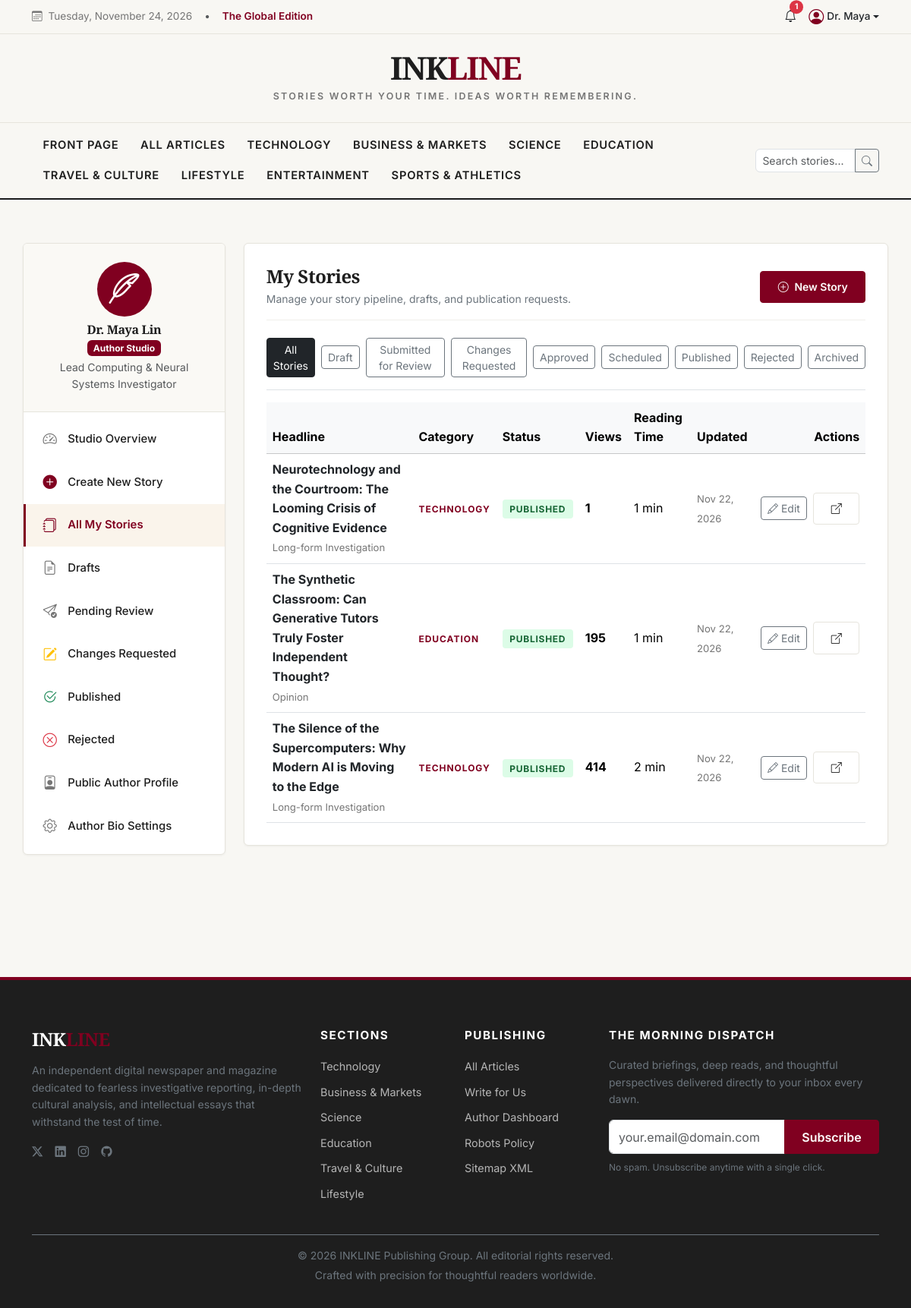
/dashboard/author/articles/ (signed in), run on an earlier commit of the app's database.
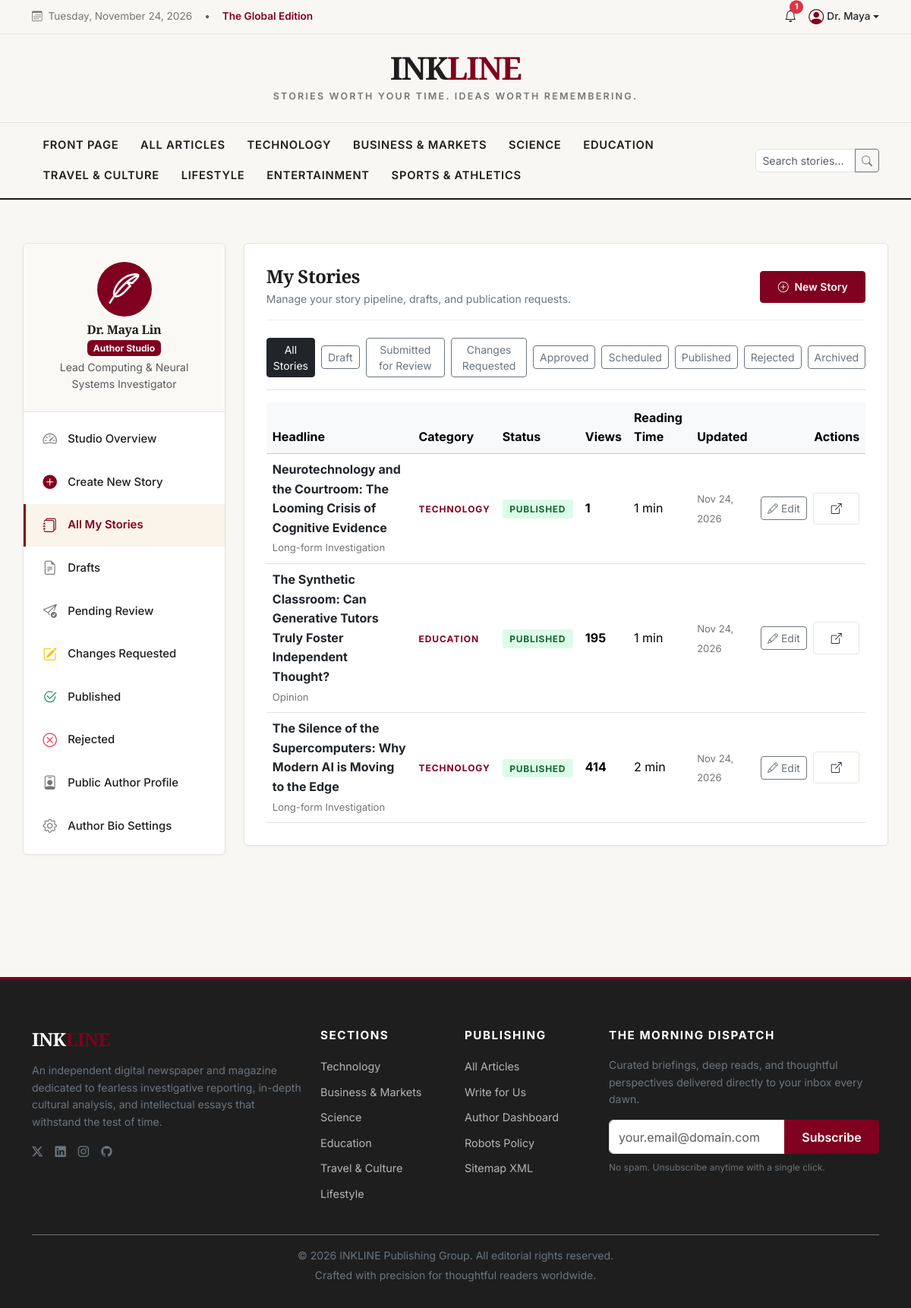
And on a later commit of the database.
### articles/models.py (models this page shows, shortened)
class Article(models.Model):
    class ArticleType(models.TextChoices):
        NEWS = 'NEWS', 'News'
        OPINION = 'OPINION', 'Opinion'
        FEATURE = 'FEATURE', 'Feature Story'
        EDITORIAL = 'EDITORIAL', 'Editorial'
        INTERVIEW = 'INTERVIEW', 'Interview'
        LONGFORM = 'LONGFORM', 'Long-form Investigation'
    class ArticleStatus(models.TextChoices):
        DRAFT = 'DRAFT', 'Draft'
        SUBMITTED = 'SUBMITTED', 'Submitted for Review'
        CHANGES_REQUESTED = 'CHANGES_REQUESTED', 'Changes Requested'
        APPROVED = 'APPROVED', 'Approved'
        SCHEDULED = 'SCHEDULED', 'Scheduled'
        PUBLISHED = 'PUBLISHED', 'Published'
        REJECTED = 'REJECTED', 'Rejected'
        ARCHIVED = 'ARCHIVED', 'Archived'
    title = models.CharField(max_length=255)
    subtitle = models.CharField(max_length=350, blank=True)
    slug = models.SlugField(max_length=280, unique=True, db_index=True)
    author = models.ForeignKey(settings.AUTH_USER_MODEL, on_delete=models.CASCADE, related_name='articles')
    category = models.ForeignKey(Category, on_delete=models.PROTECT, related_name='articles')
    tags = models.ManyToManyField(Tag, blank=True, related_name='articles')
    article_type = models.CharField(max_length=20, choices=ArticleType.choices, default=ArticleType.NEWS)
    excerpt = models.TextField(max_length=600, help_text='Short teaser shown to public visitors.')
    content = models.TextField(help_text='Full article content. Protected server-side.')
    cover_image = models.ImageField(upload_to='article_covers/', blank=True, null=True)
    cover_caption = models.CharField(max_length=255, blank=True)
    cover_credit = models.CharField(max_length=150, blank=True)
    status = models.CharField(max_length=20, choices=ArticleStatus.choices, default=ArticleStatus.DRAFT, db_index=True)
    word_count = models.PositiveIntegerField(default=0)
    estimated_reading_time = models.PositiveIntegerField(default=1, help_text='Estimated reading time in minutes')
    views_count = models.PositiveIntegerField(default=0)
    is_featured = models.BooleanField(default=False, help_text='Show in top featured hero banner')
    is_editors_pick = models.BooleanField(default=False, help_text='Show in Editor\'s Picks carousel')
    is_trending = models.BooleanField(default=False, help_text='Manually flag or algorithmically elevated')
    sources = models.TextField(blank=True, help_text='Optional primary sources or citations')
    created_at = models.DateTimeField(auto_now_add=True)
    updated_at = models.DateTimeField(auto_now=True)
    scheduled_at = models.DateTimeField(null=True, blank=True)
    published_at = models.DateTimeField(null=True, blank=True, db_index=True)
    class Meta:
        ordering = ['-published_at', '-created_at']

class Category(models.Model):
    name = models.CharField(max_length=100, unique=True)
    slug = models.SlugField(max_length=120, unique=True)
    description = models.TextField(blank=True)
    icon = models.CharField(max_length=50, default='bi-newspaper', help_text='Bootstrap Icon class')
    accent_color = models.CharField(max_length=30, default='#800020', help_text='Hex color code')
    order = models.PositiveIntegerField(default=0)
    is_active = models.BooleanField(default=True)
    class Meta:
        verbose_name_plural = 'Categories'
        ordering = ['order', 'name']

### dashboards/views.py (the view)
# urls.py: path('author/articles/', views.author_articles_view, name='author_articles'),
@author_required
def author_articles_view(request):
    user = request.user
    articles_qs = Article.objects.filter(author=user).select_related('category')
    status_filter = request.GET.get('status')
    if status_filter:
        articles_qs = articles_qs.filter(status=status_filter)
    search_query = request.GET.get('q', '').strip()
    if search_query:
        articles_qs = articles_qs.filter(
            Q(title__icontains=search_query) | Q(excerpt__icontains=search_query)
        )
    articles_qs = articles_qs.order_by('-updated_at')
    paginator = Paginator(articles_qs, 10)
    page_obj = paginator.get_page(request.GET.get('page'))
    return render(request, 'author_dashboard/my_articles.html', {
        'page_obj': page_obj,
        'status_filter': status_filter,
        'statuses': Article.ArticleStatus.choices,
    })

### accounts/models.py (called while the page is built)
    @property
    def is_author(self):
        return self.role == self.Role.AUTHOR or hasattr(self, 'author_profile') and self.author_profile.is_approved

    def display_name(self):
        if self.pen_name:
            return self.pen_name
        full = f"{self.user.first_name} {self.user.last_name}".strip()
        return full if full else self.user.username

### accounts/permissions.py (called while the page is built)
def author_required(view_func):
    @wraps(view_func)
    def _wrapped_view(request, *args, **kwargs):
        if not request.user.is_authenticated:
            messages.warning(request, "Please log in to access author tools.")
            return redirect(f"/accounts/login/?next={request.path}")
        if not (request.user.is_author or request.user.is_staff or request.user.is_superuser):
            messages.error(request, "Access restricted. You must be an approved author to access this area.")
            return redirect('author_application')
        return view_func(request, *args, **kwargs)
    return _wrapped_view

### templates/author_dashboard/my_articles.html (shortened to what this page needs)
{% extends 'author_dashboard/base_author.html' %}
{% block author_content %}
<div class="dashboard-card">
    <div class="dashboard-card-header flex-wrap gap-2">
        <div>
            <h4 class="font-serif fw-bold mb-1">My Stories</h4>
            <p class="text-secondary small mb-0">Manage your story pipeline, drafts, and publication requests.</p>
        </div>
        <a href="{% url 'author_article_create' %}" class="btn btn-sm btn-ink-primary">
            <i class="bi bi-plus-circle me-1"></i> New Story
        </a>
    </div>
    <div class="d-flex align-items-center gap-2 overflow-x-auto pb-3 mb-3 border-bottom">
        <a href="{% url 'author_articles' %}" class="btn btn-sm {% if not status_filter %}btn-dark{% else %}btn-outline-secondary{% endif %}">
            All Stories
        </a>
        {% for s_val, s_label in statuses %}
            <a href="{% url 'author_articles' %}?status={{ s_val }}" class="btn btn-sm {% if status_filter == s_val %}btn-dark{% else %}btn-outline-secondary{% endif %}">
                {{ s_label }}
            </a>
        {% endfor %}
    </div>
    <div class="table-responsive">
        <table class="table table-hover align-middle mb-0">
            <thead class="table-light">
                <tr>
                    <th>Headline</th>
                    <th>Category</th>
                    <th>Status</th>
                    <th>Views</th>
                    <th>Reading Time</th>
                    <th>Updated</th>
                    <th class="text-end">Actions</th>
                </tr>
            </thead>
            <tbody>
                {% for art in page_obj %}
                    <tr>
                        <td>
                            <strong class="font-serif d-block">
                                <a href="{% url 'author_article_edit' art.id %}" class="text-dark text-decoration-none">
                                    {{ art.title }}
                                </a>
                            </strong>
                            <span class="meta-text">{{ art.get_article_type_display }}</span>
                        </td>
                        <td><span class="category-badge mb-0 small">{{ art.category.name }}</span></td>
                        <td>
                            <span class="badge-status badge-status-{{ art.status|lower }}">{{ art.get_status_display }}</span>
                        </td>
                        <td><strong>{{ art.views_count }}</strong></td>
                        <td>{{ art.estimated_reading_time }} min</td>
                        <td><span class="meta-text">{{ art.updated_at|date:"M j, Y" }}</span></td>
                        <td class="text-end text-nowrap">
                            <a href="{% url 'author_article_edit' art.id %}" class="btn btn-sm btn-outline-secondary" title="Edit Story">
                                <i class="bi bi-pencil"></i> Edit
                            </a>
                            {% if art.status == 'PUBLISHED' %}
                                <a href="{% url 'article_detail' art.slug %}" class="btn btn-sm btn-ink-outline ms-1" target="_blank" title="View Public Article">
                                    <i class="bi bi-box-arrow-up-right"></i>
                                </a>
                            {% endif %}
                        </td>
                    </tr>
                {% endfor %}
            </tbody>
        </table>
    </div>
</div>
{% endblock %}

What changed in the data, as far as the page shows it:
changed Article "Neurotechnology and the Courtroom: The Looming Crisis of Cognitive Evidence": updated_at "Nov 22, 2026" → "Nov 24, 2026"
changed Article "The Synthetic Classroom: Can Generative Tutors Truly Foster Independent Thought?": updated_at "Nov 22, 2026" → "Nov 24, 2026"
changed Article "The Silence of the Supercomputers: Why Modern AI is Moving to the Edge": updated_at "Nov 22, 2026" → "Nov 24, 2026"
